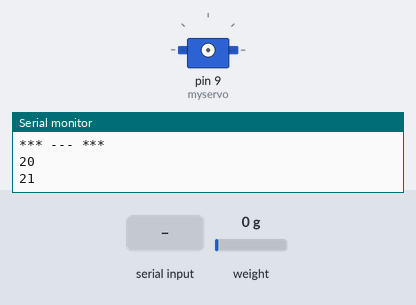
Simulated run of this sketch. Board: Arduino Uno, built with avr-gcc and run on an emulated ATmega328P. Shown: servo, the last lines printed to the serial monitor. The inputs (shaded band) are chosen by the test bench; at power-on: weight on the scale 0 g. The local clock reads 2024-03-15 10:24:30 at power-on unless the sketch sets it; EEPROM starts erased.

Above: at 2.2 s.
2.3 s: "f90\n" received over the second serial link
At 2.96 s:
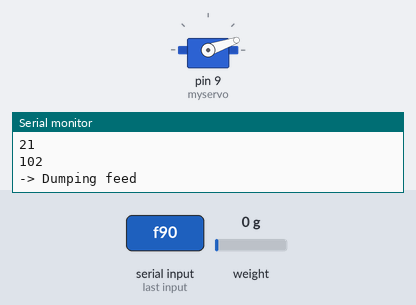
At 6.6 s:
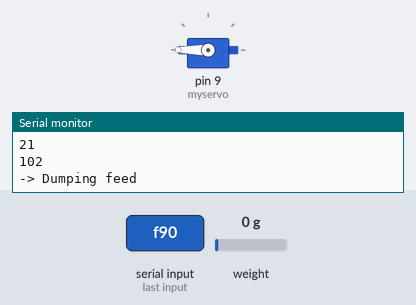
11.3 s: "s90\n" received over the second serial link
13.4 s: "30,150\n" received over the second serial link
16.4 s: "90,45\n" received over the second serial link
19.4 s: "x90\n" received over the second serial link
Timing chart, 0 to 22.4 s (numbered marks = the images above; inputs shaded):
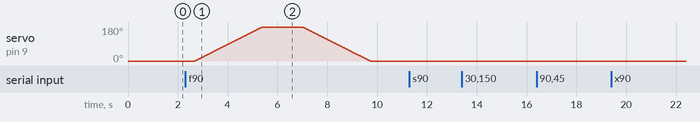

The sketch:

krmitkoFinalSecond2.ino
```cpp
#include <Servo.h>
#include <Wire.h>
#include <TimeLib.h>
#include <DS1307RTC.h>
#include <DS3231.h>
#include <HX711.h>
#include <SoftwareSerial.h>
#include <EEPROM.h>

// HX711.DOUT  - pin #A1
// HX711.PD_SCK - pin #A0
HX711 scale(A1, A0);

Servo myservo;

DS3231 clock;
RTCDateTime dt;

//BLE HM-10 .TX- pin #16
//BLE HM-10 .RX- pin #10
SoftwareSerial bluetooth(16, 10);

int pos = 0;
char order = ' ';

float calibration_factor = 8350.f;
float dish_weight = 17;

byte feedT1 = -1; //EEPROM 1
byte feedT2 = -1; //EEPROM 2
byte feedT3 = -1; //EEPROM 3
byte feedT4 = -1; //EEPROM 4
byte feedT5 = -1; //EEPROM 5

byte feedQaunt = -1; //EEPROM 0

int Hrs = 0;
int Min = 0;
int Sec = 0;
int lastTime = 0;

void setup() {
  bluetooth.begin(9600);
  Serial.begin(9600);
  scale.set_scale(calibration_factor);
  scale.tare();

  clock.begin();
  clock.setDateTime(__DATE__, __TIME__);

  readEEPROM();
}

void loop() {
 // writeEEPROMVal();
 // calibration();
  checkFeedTime();
  blueToothListener();

}

void blueToothListener() {
  byte bluetoothData;

  if (bluetooth.available() > 0) {
    bluetoothData = bluetooth.read();
    Serial.println(bluetoothData);

    if (bluetoothData == 'f') {
      dumpFeed();
    } else if (bluetoothData == 's') {
      char myBuffer[5];
      int i = 1;
      bluetoothData = bluetooth.read();
      myBuffer[0] = bluetoothData;
      while (bluetooth.available() > 0) {
        delay(10);
        bluetoothData = bluetooth.read();
        myBuffer[i] = bluetoothData;
        i += 1;
      }
      saveSettings(myBuffer);
      readEEPROM();
    } else if (bluetoothData == 'w') {
      writeEEPROMVal();
    } else if (bluetoothData == 'x') {
      factoryReset();
    } else if (bluetoothData == 't') {
      bluetooth.println("Joujou");
    } else {
      Serial.println("!!! Unknow order !!!");
    }
  }
  delay(500);
}

void saveSettings(char myBuffer[]) {
  int memIndex = checkZero((int)myBuffer[0] - 48);
  int val;
  val += checkZero((int)myBuffer[3] - 48);
  val += checkZero(((int)myBuffer[2] - 48) * 10);
  val += checkZero(((int)myBuffer[1] - 48) * 100);
  Serial.print("memIndex = "); Serial.print(memIndex);
  Serial.print(" || value = "); Serial.println(val);
  EEPROM.write(memIndex, val);
}

void checkFeedTime() {
  dt = clock.getDateTime();
  if (lastTime != dt.second) {
    lastTime = dt.second;
    Serial.print(lastTime); Serial.println("");

    if (isTimeToEat() == true) {
      if (isEnoughFeed() == false) {
        fillDish();
      }
    }
  }
}

bool isEnoughFeed() {
  //scale.power_up();
  delay(5000);
  float weight = (scale.get_units());
  Serial.print("weight: "); Serial.println(weight);
  float reqWeight = (feedQaunt / 2) + dish_weight;
  if (weight < reqWeight) {
    Serial.print("*** NOT ENOUGH FEED!! ***"); Serial.println("");
    //scale.power_down();
    return false;
  }
  Serial.print("*** ENOUGH FEED - NO MORE FEED!! ***"); Serial.println("");
  //scale.power_down();
  return true;
}

bool isTimeToEat() {
  if ((feedT1 > 0) && (lastTime == feedT1) ) {
    Serial.print("*** EAT TIME!! ***"); Serial.println("");
    return true;
  }

  if ((feedT2 > 0) && (lastTime == feedT2) ) {
    Serial.print("*** EAT TIME!! ***"); Serial.println("");
    return true;
  }

  if ((feedT3 > 0) && (lastTime == feedT3) ) {
    Serial.print("*** EAT TIME!! ***"); Serial.println("");
    return true;
  }

  if ((feedT4 > 0) && (lastTime == feedT4) ) {
    Serial.print("*** EAT TIME!! ***"); Serial.println("");
    return true;
  }

  if ((feedT5 > 0) && (lastTime == feedT5) ) {
    Serial.print("*** EAT TIME!! ***"); Serial.println("");
    return true;
  }
  return false;
}

void calibration() {
  scale.set_scale(calibration_factor);

  Serial.print("Reading: ");
  Serial.print(scale.get_units(), 3);
  Serial.print(" g | ");
  Serial.print(" calibration_factor: ");
  Serial.print(calibration_factor);
  Serial.println();

  if (Serial.available() > 0) {
    order = Serial.read();
  }

  switch (order)
  {
    case '1':
      calibration_factor -= 10;
      break;
    case '2':
      calibration_factor -= 100;
      break;
    case '3':
      calibration_factor -= 1000;
      break;
    case '4':
      calibration_factor += 10;
      break;
    case '5':
      calibration_factor += 100;
      break;
    case '6':
      calibration_factor += 1000;
      break;
    case '7':
      calibration_factor -= 10000;
      break;
    case '8':
      Serial.println(calibration_factor);
      break;
    case '9':
      calibration_factor += 10000;
      break;
    case 'r':
      scale.tare();
      break;
  }
  order = -1;
}

void fillDish() {
  //scale.power_up();
  delay(5000);
  float weight = (scale.get_units());
  int aux = 0;
  float reqWeight2 = feedQaunt + dish_weight;
  Serial.println(weight);
  Serial.println(reqWeight2);
  while (weight < reqWeight2) {
    Serial.println("in");
    Serial.print("weight: ");
    Serial.print(weight);
    dumpFeed();
    weight = (scale.get_units());
    delay(1000);
    aux++;
    if (aux == 10) {
      Serial.println("Servo feeding time out");
      break;
    }
  }
  //scale.power_down();
  Serial.println("Dish is full");
}

void dumpFeed() {
  Serial.println("-> Dumping feed");
  servoPos();
  delay(1000);
  servoNeg();
}

void servoPos() {
  myservo.attach(9);
  for (pos = -10; pos <= 200; pos += 1) {
    // in steps of 1 degree
    myservo.write(pos);
    delay(15);
  }
  myservo.detach();
}

void servoNeg() {
  myservo.attach(9);
  for (pos = 200; pos >= -10; pos -= 1) {
    myservo.write(pos);
    delay(15);
  }
  myservo.detach();
}

void factoryReset() {
  EEPROM.write(0, 50); //feedQaunt

  EEPROM.write(1, 7); //feedT1
  EEPROM.write(2, 12); //feedT2
  EEPROM.write(3, 18); //feedT3
  EEPROM.write(4, 0); //feedT4
  EEPROM.write(5, 0); //feedT5
  Serial.println("-> Factory reset");
  readEEPROM();
}

void readEEPROM() {
  feedQaunt = EEPROM.read(0);
  feedT1 = EEPROM.read(1);
  feedT2 = EEPROM.read(2);
  feedT3 = EEPROM.read(3);
  feedT4 = EEPROM.read(4);
  feedT5 = EEPROM.read(5);

  writeEEPROMVal();
}

void writeEEPROMVal() {
  Serial.println("*** EEPROM Values ***");
  Serial.println(feedQaunt);
  Serial.println(feedT1);
  Serial.println(feedT2);
  Serial.println(feedT3);
  Serial.println(feedT4);
  Serial.println(feedT5);
  Serial.println("*** --- ***");
  Serial.println();
}

int checkZero(int myValue) {
  if (myValue == (-48)) {
    return 0;
  }
  return myValue;
}
```

Measured:
- after the input at 2.3 s, servo on pin 9 (myservo): rises from 0° to 180° in 2.7 s, then falls to 0° in 4.3 s
